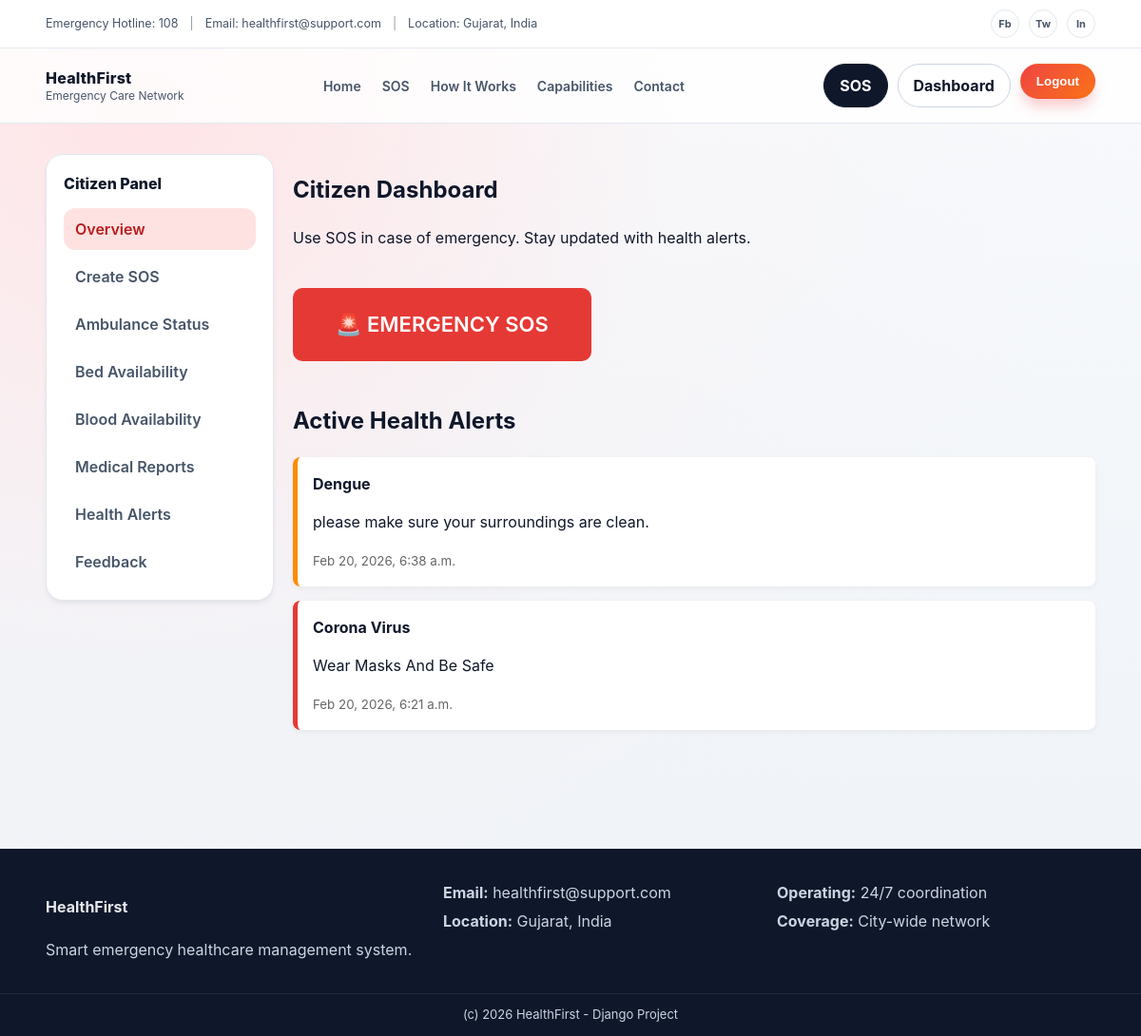
Page /accounts/dashboard/ (signed in) on the committed database.
### alerts/models.py (models this page shows, shortened)
class Alert(models.Model):
    SEVERITY_CHOICES = (
        ("LOW", "Low"),
        ("MEDIUM", "Medium"),
        ("CRITICAL", "Critical"),
    )
    title = models.CharField(max_length=200)
    message = models.TextField()
    severity = models.CharField(max_length=10, choices=SEVERITY_CHOICES, default="LOW")
    created_by = models.ForeignKey(User, on_delete=models.CASCADE)
    created_at = models.DateTimeField(auto_now_add=True)
    is_active = models.BooleanField(default=True)

### accounts/views.py (the view, shortened to what this page needs)
# urls.py: path("dashboard/", views.dashboard_view, name="dashboard"),
@login_required
def dashboard_view(request):
    profile, _ = Profile.objects.get_or_create(user=request.user)
    role = _canonical_role(profile.role)
    if role == "CITIZEN":
        alerts = Alert.objects.filter(is_active=True).order_by("-created_at")[:5]
        return render(
            request,
            "accounts/dashboards/citizen.html",
            {"alerts": alerts}
        )
    elif role == "HOSPITAL":
        return render(request, "accounts/dashboards/hospital.html")
    elif role == "SUPER":
        return render(request, "accounts/dashboards/super.html")

### accounts/views.py (called while the page is built)
def _canonical_role(raw_role):
    value = (raw_role or "").strip().upper().replace("-", " ").replace("_", " ")
    if "HOSP" in value:
        return "HOSPITAL"
    if "OFFIC" in value:
        return "OFFICER"
    if "SUPER" in value:
        return "SUPER"
    return "CITIZEN"

### templates/accounts/dashboards/citizen.html (shortened to what this page needs)
{% extends "base.html" %}
{% block content %}
<section class="dash">
<div class="container dash-layout">
<aside class="dash-sidebar">
  <div class="dash-brand">Citizen Panel</div>
  <nav class="dash-menu">
        <a class="active" href="{% url 'dashboard' %}">Overview</a>
        <a href="{% url 'raise_sos' %}">Create SOS</a>
        <a href="{% url 'ambulance_status' %}">Ambulance Status</a>
        <a href="{% url 'hospitals:view_beds' %}">Bed Availability</a>
        <a href="{% url 'bloodbank:view_bloods' %}">Blood Availability</a>
        <a href="{% url 'my_reports' %}">Medical Reports</a>
        <a href="{% url 'citizen_alerts' %}">Health Alerts</a>
        <a href="{% url 'feedback:submit_feedback' %}">Feedback</a>
  </nav>
</aside>
<main class="dash-main">
<div class="dash-head">
<h1>Citizen Dashboard</h1>
<p class="muted">Use SOS in case of emergency. Stay updated with health alerts.</p>
</div>
<a class="big-sos-btn" href="{% url 'raise_sos' %}">
🚨 EMERGENCY SOS
</a>
<h2>Active Health Alerts</h2>
{% for alert in alerts %}
<div class="alert-box {% if alert.severity == 'CRITICAL' %}critical{% elif alert.severity == 'MEDIUM' %}medium{% else %}low{% endif %}">
    <h4>{{ alert.title }}</h4>
    <p>{{ alert.message }}</p>
    <small>{{ alert.created_at|date:"M d, Y, g:i a" }}</small>
</div>
{% empty %}
<p class="muted">No health alerts right now.</p>
{% endfor %}
</main>
</div>
</section>
{% endblock %}

### static/css/main.css (style rules this page uses)
:root { --brand: #ef4444; --brand-dark: #c81e1e; --midnight: #0f172a; --slate: #475569; --bg: #f7fafc; --panel: #ffffff; --border: #e2e8f0; --shadow: 0 20px 25px -5px rgba(15, 23, 42, 0.1), 0 8px 10px -6px rgba(15, 23, 42, 0.05); --shadow-soft: 0 4px 6px -1px rgba(15, 23, 42, 0.06), 0 2px 4px -2px rgba(15, 23, 42, 0.04); }
* { box-sizing: border-box; -webkit-font-smoothing: antialiased; }
body { margin: 0; font-family: 'Inter', Manrope, "Segoe UI", Arial, sans-serif; color: var(--midnight); background: radial-gradient(circle at 12% 10%, #ffe4e6 0%, rgba(255, 228, 230, 0.1) 40%, transparent 70%), linear-gradient(180deg, #f8fafc 0%, #eef2f7 100%); line-height: 1.5; }
a { text-decoration: none; color: inherit; transition: all 0.2s ease; }
.container { width: min(1150px, 92%); margin: auto; }
.dash { padding: 32px 0 70px; }
.dash-layout { display: grid; grid-template-columns: 240px 1fr; gap: 20px; align-items: start; }
.dash-sidebar { background: var(--panel); border: 1px solid var(--border); border-radius: 18px; padding: 18px; box-shadow: var(--shadow-soft); position: sticky; top: 110px; height: fit-content; align-self: start; }
.dash-brand { font-weight: 800; margin-bottom: 14px; }
.dash-menu { display: flex; flex-direction: column; gap: 6px; }
.dash-menu a { padding: 10px 12px; border-radius: 12px; font-weight: 600; color: var(--slate); }
.dash-menu a.active { background: #fee2e2; color: #b91c1c; }

### templates/accounts/dashboards/citizen.html (style rules this page uses)
.big-sos-btn { display:inline-block; padding:22px 45px; font-size:22px; font-weight:600; background:#e53935; color:white; border-radius:10px; text-decoration:none; margin:25px 0; }
.alert-box { background:#ffffff; padding:16px; border-radius:8px; margin-bottom:15px; border-left:5px solid #4caf50; box-shadow:0 2px 6px rgba(0,0,0,0.05); }
.alert-box.critical { border-left-color:#e53935; }
.alert-box.medium { border-left-color:#fb8c00; }
.alert-box h4 { margin:0 0 6px 0; }
.alert-box small { color:#666; }

### rows in the picture
Alert: title "Dengue", message "please make sure your surroundings are clean.", created_at "Feb 20, 2026, 6:38 a.m."
Alert: title "Corona Virus", message "Wear Masks And Be Safe", created_at "Feb 20, 2026, 6:21 a.m."
